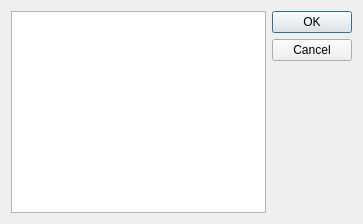
<?xml version="1.0" encoding="UTF-8"?>
<ui version="4.0">
 <class>addfdialog</class>
 <widget class="QDialog" name="addfdialog">
  <property name="geometry">
   <rect>
    <x>0</x>
    <y>0</y>
    <width>363</width>
    <height>224</height>
   </rect>
  </property>
  <property name="windowTitle">
   <string>select field</string>
  </property>
  <layout class="QGridLayout">
   <item row="0" column="1">
    <layout class="QVBoxLayout">
     <item>
      <widget class="QPushButton" name="OkButton">
       <property name="text">
        <string>OK</string>
       </property>
      </widget>
     </item>
     <item>
      <widget class="QPushButton" name="CButton">
       <property name="text">
        <string>Cancel</string>
       </property>
      </widget>
     </item>
     <item>
      <spacer name="spacer3">
       <property name="orientation">
        <enum>Qt::Vertical</enum>
       </property>
       <property name="sizeType">
        <enum>QSizePolicy::Expanding</enum>
       </property>
       <property name="sizeHint" stdset="0">
        <size>
         <width>20</width>
         <height>120</height>
        </size>
       </property>
      </spacer>
     </item>
    </layout>
   </item>
   <item row="0" column="0">
    <widget class="QListWidget" name="ListBox"/>
   </item>
  </layout>
 </widget>
 <layoutdefault spacing="6" margin="11"/>
 <pixmapfunction>qPixmapFromMimeSource</pixmapfunction>
 <includes>
  <include location="local">wdbtable.h</include>
 </includes>
 <resources/>
 <connections>
  <connection>
   <sender>OkButton</sender>
   <signal>clicked()</signal>
   <receiver>addfdialog</receiver>
   <slot>doOk()</slot>
   <hints>
    <hint type="sourcelabel">
     <x>20</x>
     <y>20</y>
    </hint>
    <hint type="destinationlabel">
     <x>20</x>
     <y>20</y>
    </hint>
   </hints>
  </connection>
  <connection>
   <sender>CButton</sender>
   <signal>clicked()</signal>
   <receiver>addfdialog</receiver>
   <slot>reject()</slot>
   <hints>
    <hint type="sourcelabel">
     <x>20</x>
     <y>20</y>
    </hint>
    <hint type="destinationlabel">
     <x>20</x>
     <y>20</y>
    </hint>
   </hints>
  </connection>
  <connection>
   <sender>ListBox</sender>
   <signal>doubleClicked(Q3ListBoxItem*)</signal>
   <receiver>addfdialog</receiver>
   <slot>doOk()</slot>
   <hints>
    <hint type="sourcelabel">
     <x>20</x>
     <y>20</y>
    </hint>
    <hint type="destinationlabel">
     <x>20</x>
     <y>20</y>
    </hint>
   </hints>
  </connection>
 </connections>
</ui>
